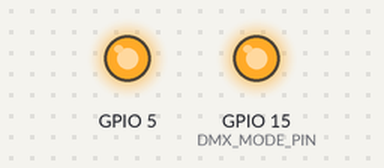
Simulated run of this sketch. Board: ESP32. On the bench: output pins drawn as LEDs (lit = HIGH). Dashed ring = blinking. What the sketch prints to the serial monitor is not drawn.

Above: at 0.1 s.
At 10.1 s:
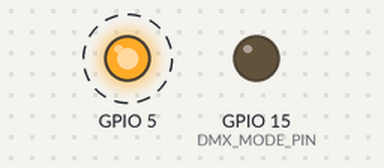
Timing chart, 0 to 50.0 s (numbered marks = the images above):
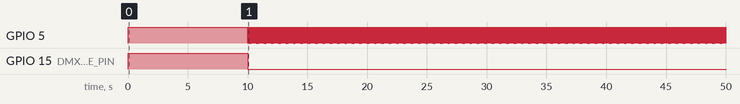

Measured:
- by itself, GPIO 5: alternates HIGH for 0.03 s and LOW for 0.01 s
- by itself, GPIO 15 (DMX_MODE_PIN): HIGH → LOW at 10.0 s

The sketch:

SpiMaster.ino
```cpp
// Written by Nick Gammon
// April 2011
// enny

#include <Arduino.h>
#include <SPI.h>
#include <SpiDmx.h>

#define DMX_MODE_PIN 15

SSPIDMXclass Controler(SS,DMX_MODE_PIN);
int counter=0;

void setup (void)
{
  Serial.begin (115200);
  Serial.println ();
  Controler.Debug=true;
  Controler.DebugLevel=4;
  // Put SCK, MOSI, SS pins into output mode
  // also put SCK, MOSI into LOW state, and SS into HIGH state.
  // Then put SPI hardware into Master mode and turn SPI on
  SPI.begin();

  // Slow down the master a bit
  // SPI.setClockDivider(SPI_CLoCK_DIV8);
  //SPI.setClockDivider(SPI_CLOCK_DIV8);
  //SPI.setBitOrder(LSBFIRST);
  //digitalWrite(SS,LOW);
  Controler.debugDMX();
  Serial.println("Waiting 10 sec.");
  delay(10000);

}  // end of setup


void loop (void)
{


  switch (counter)
  {
    case 0:
      setRed();
      counter++;
      break;
    case 1:
      setGreen();
      counter++;
      break;
    case 2:
      setBlue();
      counter++;
      break;
    case 3:
      setWhite();
      counter++;
      break;
    default:
      setOff();
      counter=0;
      break;
  }
  Serial.println("Sending Data");
  //printState();
  Controler.sendDMX();
  Serial.print("wait");
  delay (30);  // 1 second delay
}  // end of loop

struct spiDmxPackage
{
    char Mark;
    byte Data[1024];
};

void setRed(void)
{
  Controler.writeChannel(1,255);
  Controler.writeChannel(2,255);
  Controler.writeChannel(3,0);
  Controler.writeChannel(4,0);
  Controler.writeChannel(5,0);
  Controler.writeChannel(6,20);
}

void setGreen(void)
{
  Controler.writeChannel(1,255);
  Controler.writeChannel(2,0);
  Controler.writeChannel(3,255);
  Controler.writeChannel(4,0);
  Controler.writeChannel(5,0);
  Controler.writeChannel(6,20);
}
void setBlue(void)
{
  Controler.writeChannel(1,255);
  Controler.writeChannel(2,0);
  Controler.writeChannel(3,0);
  Controler.writeChannel(4,255);
  Controler.writeChannel(5,0);
  Controler.writeChannel(6,20);
}
void setWhite(void)
{
  Controler.writeChannel(1,255);
  Controler.writeChannel(2,0);
  Controler.writeChannel(3,0);
  Controler.writeChannel(4,0);
  Controler.writeChannel(5,255);
  Controler.writeChannel(6,20);
}

void setOff(void)
{
  // Master Dimmer
  Controler.writeChannel(1,255);
  // Jump Change
  Controler.writeChannel(6,20);
  Controler.writeChannel(2,0);
  Controler.writeChannel(3,0);
  Controler.writeChannel(4,0);
  Controler.writeChannel(5,0);
}

void printState(void)
{
  char tmp[100];
  sprintf(tmp,"%i - %i",(int)Controler.Tx_Buffer[0],0);
  Serial.println(tmp);
  sprintf(tmp,"%i - %i",(int)Controler.Tx_Buffer[1],1);
  Serial.println(tmp);
  sprintf(tmp,"%i - %i",(int)Controler.Tx_Buffer[2],2);
  Serial.println(tmp);
  sprintf(tmp,"%i - %i",(int)Controler.Tx_Buffer[3],3);
  Serial.println(tmp);
  sprintf(tmp,"%i - %i",(int)Controler.Tx_Buffer[4],4);
  Serial.println(tmp);
  sprintf(tmp,"%i - %i",(int)Controler.Tx_Buffer[5],5);
  Serial.println(tmp);

}
```
